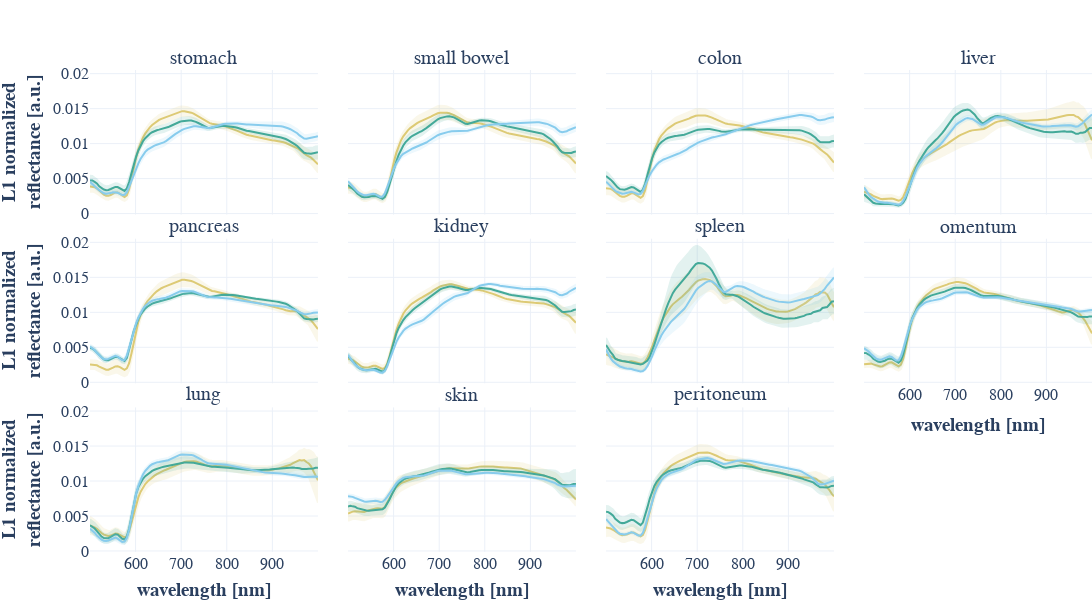

Notebook code for this chart:
### Code cell
fig = create_median_spectra_comparison_figure(
    df,
    group_column="species_name",
    color_mapping=settings_species.species_colors,
    n_cols=4,
)
fig.update_layout(font_family="Libertinus Sans", font_size=16)
fig.update_layout(showlegend=False)
fig.update_layout(width=1200)
fig.update_annotations(font=dict(size=20))
for i, annotation in enumerate(fig.layout.annotations):
    fig.layout.annotations[i].text = settings_rat.labels_paper_renaming.get(
        fig.layout.annotations[i].text, fig.layout.annotations[i].text
    )

fig.update_layout(title=None)
fig.write_image(settings_species.paper_dir / "median_spectra_species_base.pdf")
fig
